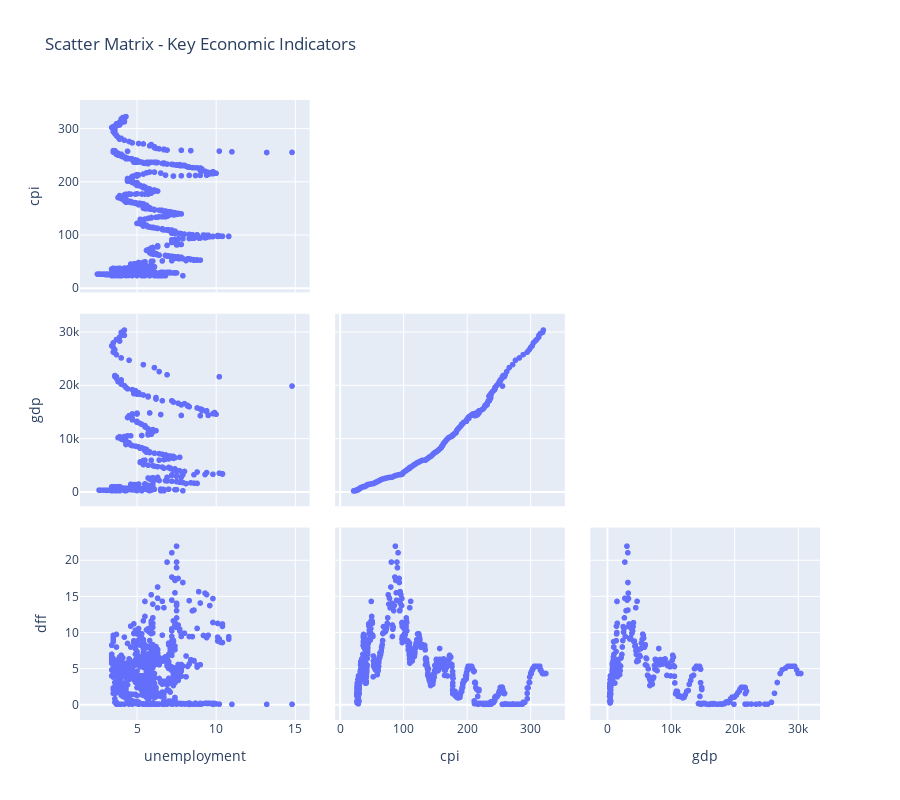

The code cell stored with this chart in its notebook:
### Code cell
# STEP 6: CORRELATION ANALYSIS
# ============================================
print("\n" + "="*60)
print("📊 STEP 6: CORRELATION ANALYSIS")
print("-"*60)

def correlation_analysis(df):
    """
    Comprehensive correlation analysis
    """
    # Compute correlation matrix
    corr_matrix = df.corr()
    
    print("\n📊 Correlation Matrix:")
    print(corr_matrix)
    
    # Heatmap
    plt.figure(figsize=(12, 10))
    sns.heatmap(corr_matrix, annot=True, cmap='coolwarm', center=0,
                square=True, linewidths=1, cbar_kws={"shrink": 0.8},
                fmt='.2f', vmin=-1, vmax=1)
    plt.title('Correlation Heatmap - Economic Indicators', 
              fontsize=14, fontweight='bold', pad=20)
    plt.tight_layout()
    plt.show()
    
    # Find strongest correlations
    print("\n🔥 Strongest Positive Correlations:")
    corr_pairs = corr_matrix.unstack()
    corr_pairs = corr_pairs[corr_pairs < 1.0].sort_values(ascending=False)
    print(corr_pairs.head(10))
    
    print("\n❄️  Strongest Negative Correlations:")
    print(corr_pairs.tail(10))
    
    return corr_matrix

corr_matrix = correlation_analysis(economic_data)

# Scatter plots for key relationships
def scatter_matrix_plot(df):
    """
    Create scatter plot matrix
    """
    # Select subset of columns for readability (adjust as needed)
    cols_to_plot = df.columns[:4]  # First 4 indicators
    
    fig = px.scatter_matrix(
        df[cols_to_plot],
        dimensions=cols_to_plot,
        title='Scatter Matrix - Key Economic Indicators',
        height=800
    )
    fig.update_traces(diagonal_visible=False, showupperhalf=False)
    fig.show()

scatter_matrix_plot(economic_data)

### Figure 1 — Plotly figure (JSON) as saved in the notebook; plotly's stock layout.template omitted (floating-point values rounded to 4 significant figures; data arrays with more than 128 entries replaced by an {"elided": "..."} marker saying what was removed)
{"data": [{"diagonal": {"visible": false}, "dimensions": [{"axis": {"matches": true}, "label": "unemployment", "values": {"elided": "26167 float values"}}, {"axis": {"matches": true}, "label": "cpi", "values": {"elided": "26167 float values"}}, {"axis": {"matches": true}, "label": "gdp", "values": {"elided": "26167 float values"}}, {"axis": {"matches": true}, "label": "dff", "values": {"elided": "26167 float values"}}], "hovertemplate": "%{xaxis.title.text}=%{x}<br>%{yaxis.title.text}=%{y}<extra></extra>", "legendgroup": "", "marker": {"color": "#636efa", "symbol": "circle"}, "name": "", "showlegend": false, "showupperhalf": false, "type": "splom"}], "layout": {"dragmode": "select", "height": 800, "legend": {"tracegroupgap": 0}, "title": {"text": "Scatter Matrix - Key Economic Indicators"}}}
